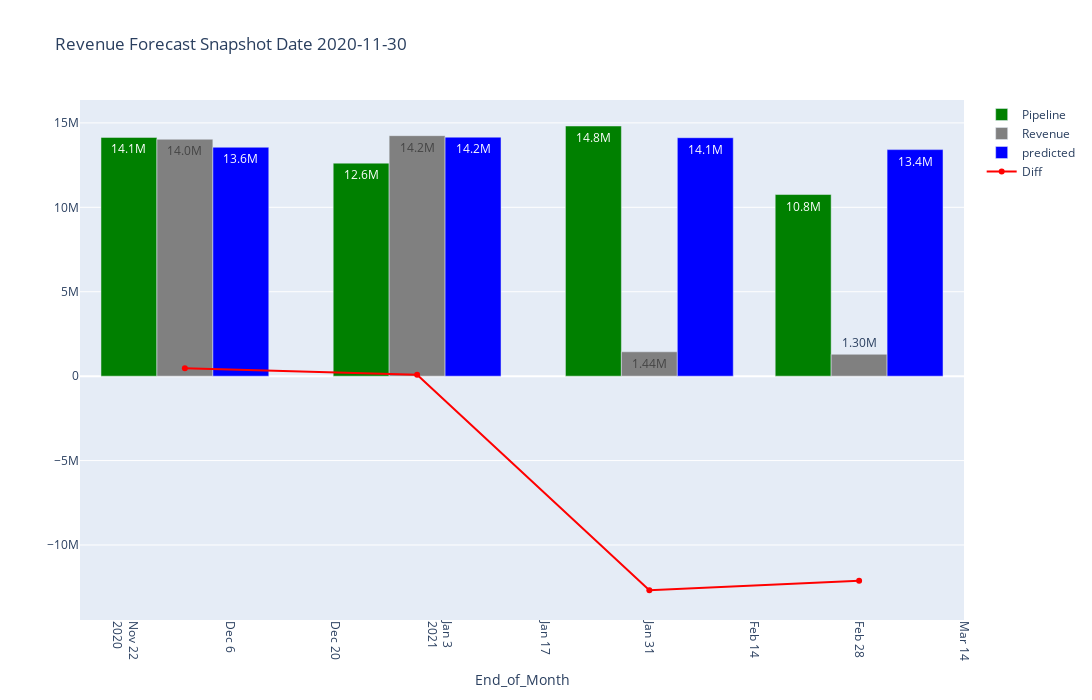

Notebook source saved alongside this figure:
### Code cell
#!/usr/bin/python
# -*- coding: utf-8 -*-
import plotly.express as px
import plotly.graph_objs as go
fig_width = 1500
fig_height = 700
df = final_merge_df.query('Relative_Snapshot_Month_Offset == -2 and Relative_Offset >= 0 and Relative_Offset <= 3')

df['End_of_Month'] = pd.to_datetime(df['End_of_Month'
                                    ]).dt.date.astype(str)
df['Snapshot_Date_Short'] = pd.to_datetime(df['Snapshot_Date_Short'
        ]).dt.date.astype(str)

x = 'End_of_Month'
y = 'Pipeline'
y1 = 'Revenue'
y2 = 'predicted'
y3 = 'Diff'

trace1 = go.Bar(x=df[x], y=df[y], text=df[y], name=y,
                marker_color='green')
trace2 = go.Bar(x=df[x], y=df[y1], text=df[y1], name=y1,
                marker_color='grey')
trace3 = go.Bar(x=df[x], y=df[y2], text=df[y2], name=y2,
                marker_color='blue')  # mode="lines",

data = [trace1, trace2, trace3]

layout = go.Layout(
    title_text='Revenue Forecast Snapshot Date' + ' '
        + df['Snapshot_Date_Short'].max(),
    barmode='group',
    uniformtext_minsize=8,
    uniformtext_mode='hide',
    width=fig_width,
    height=fig_height,
    )
fig = go.Figure(data=data, layout=layout)
fig.update_traces(texttemplate='%{text:.3s}', textposition='auto',
                  #textfont_color='white'
                  )

trace4 = go.Scatter(x=df[x], y=df[y3], text=df[y3], name=y3,
                marker_color='red', mode="markers+lines")
fig.add_trace(trace4)   
          
'''
fig.add_trace(go.Scatter(
    x=df[x],
    y=df[y3],
    text=df[y3],
    mode='lines',
    line=go.scatter.Line(color='red'),
    name='Diff'
    ))
'''
fig.update_xaxes(tickangle=90, title_text=x)

        # title_font = {"size": 20},
        # title_standoff = 25

iplot(fig)

### Figure 1 — Plotly figure (JSON) as saved in the notebook; plotly's stock layout.template omitted (floating-point values rounded to 4 significant figures)
{"data": [{"marker": {"color": "green"}, "name": "Pipeline", "text": [14141869, 12617353, 14816372, 10758156], "textposition": "auto", "texttemplate": "%{text:.3s}", "type": "bar", "x": ["2020-11-30", "2020-12-31", "2021-01-31", "2021-02-28"], "y": [14141869, 12617353, 14816372, 10758156]}, {"marker": {"color": "grey"}, "name": "Revenue", "text": [14031331, 14243576, 1443196, 1296579], "textposition": "auto", "texttemplate": "%{text:.3s}", "type": "bar", "x": ["2020-11-30", "2020-12-31", "2021-01-31", "2021-02-28"], "y": [14031331, 14243576, 1443196, 1296579]}, {"marker": {"color": "blue"}, "name": "predicted", "text": [13557439, 14155356, 14123085, 13418239], "textposition": "auto", "texttemplate": "%{text:.3s}", "type": "bar", "x": ["2020-11-30", "2020-12-31", "2021-01-31", "2021-02-28"], "y": [13557439, 14155356, 14123085, 13418239]}, {"marker": {"color": "red"}, "mode": "markers+lines", "name": "Diff", "text": [473892, 88220, -12679889, -12121660], "type": "scatter", "x": ["2020-11-30", "2020-12-31", "2021-01-31", "2021-02-28"], "y": [473892, 88220, -12679889, -12121660]}], "layout": {"barmode": "group", "height": 700, "title": {"text": "Revenue Forecast Snapshot Date 2020-11-30"}, "uniformtext": {"minsize": 8, "mode": "hide"}, "width": 1500, "xaxis": {"tickangle": 90, "title": {"text": "End_of_Month"}}}}
